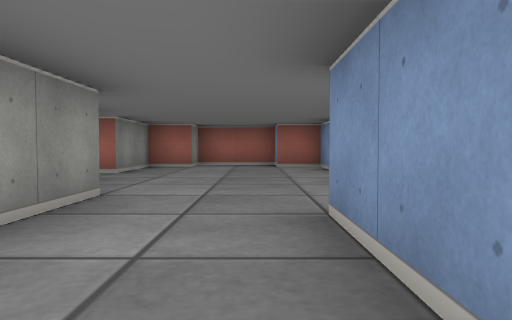
view 1 (above)

23 first-person views from a walk through a cub3D maze. The camera is about half as high as the walls, tilts 2° down and sees 70° across. The floor is counted in squares. Each view is taken from the middle of a square. On the plan, view 1 faces up. The plan holds only what a view shows up to about 9 squares ahead; the rest is blank.

view 2
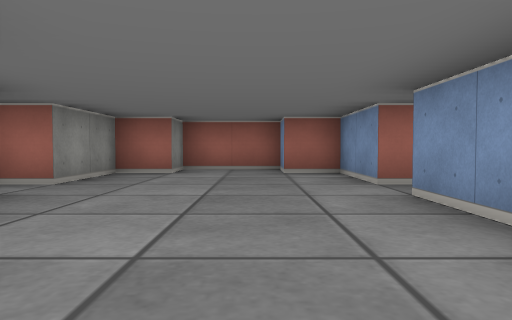

view 3
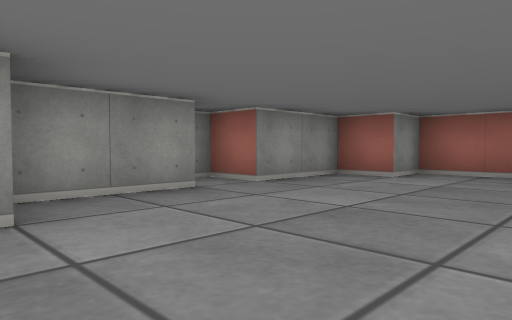

view 4
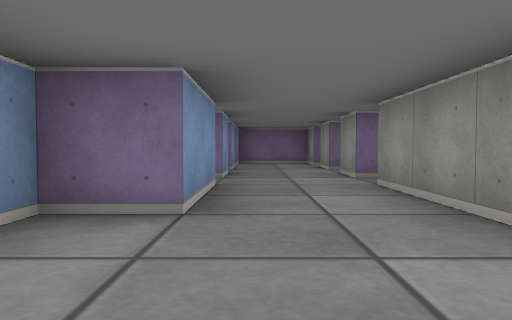

view 5
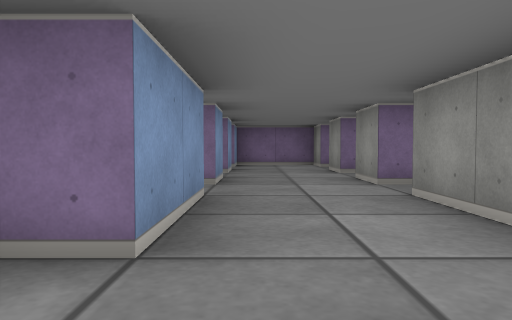

view 6
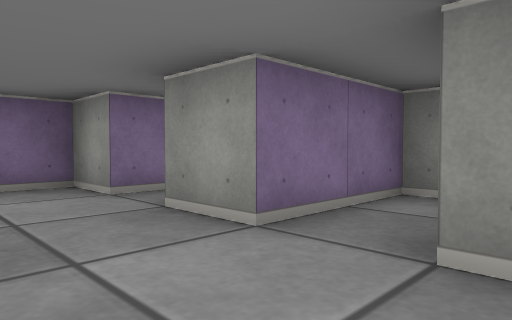

view 7
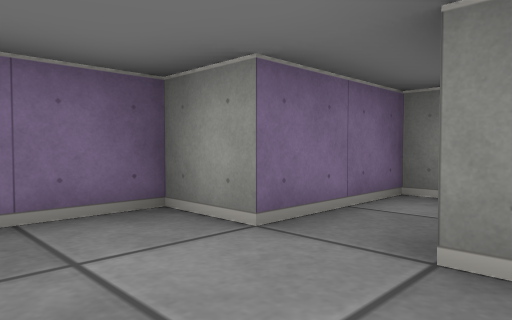

view 8
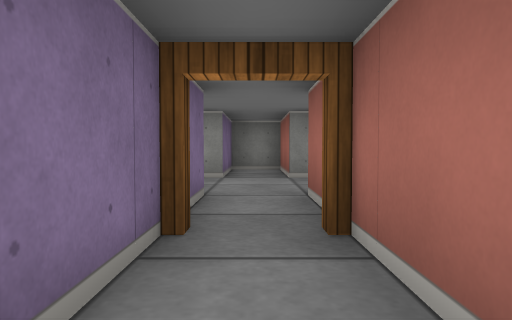

view 9
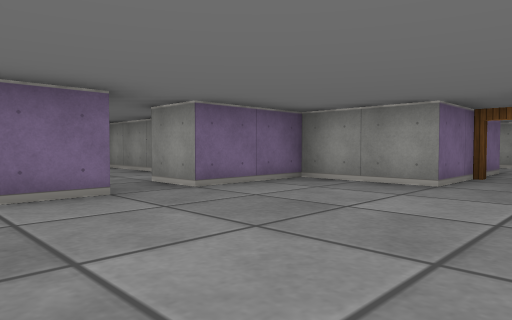

view 10
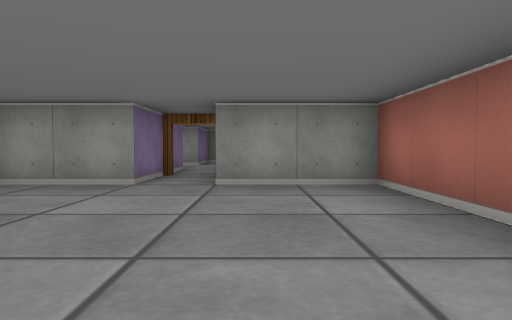

view 11
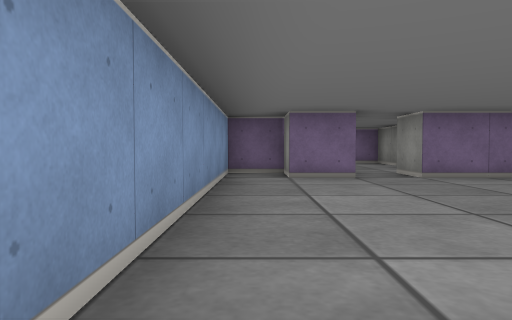

view 12
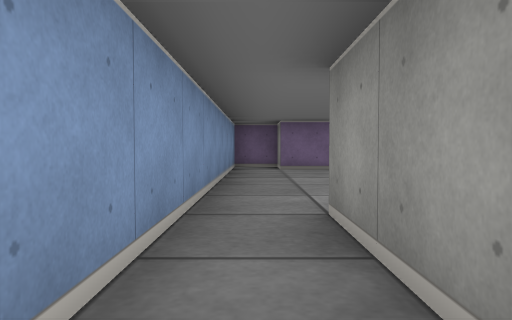

view 13
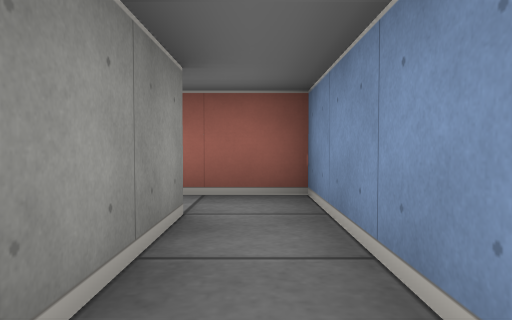

view 14
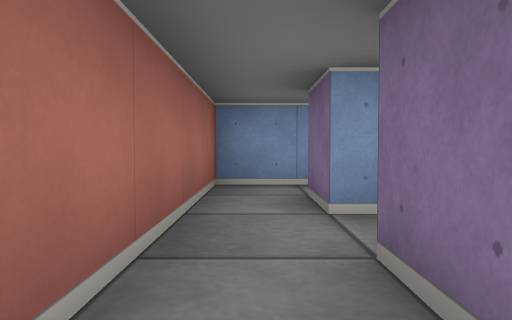

view 15
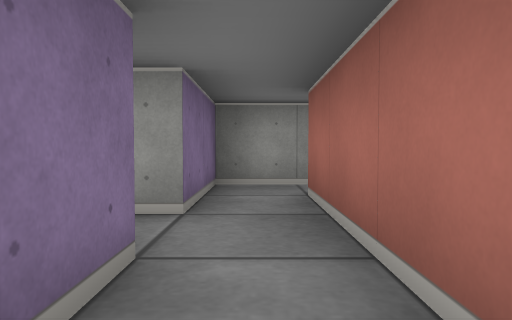

view 16
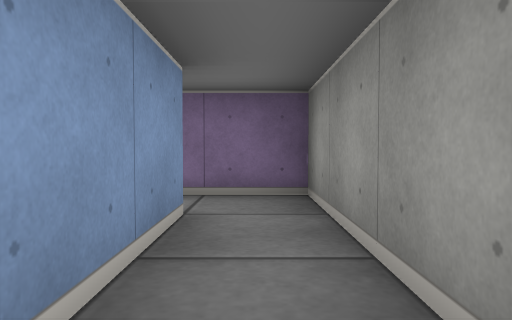

view 17
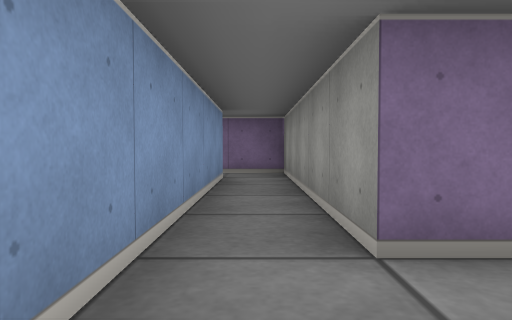

view 18
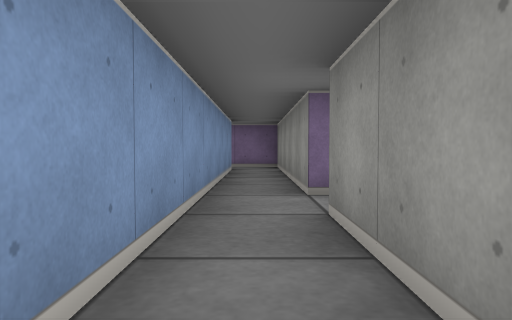

view 19
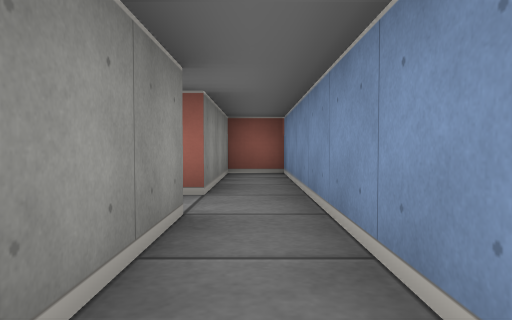

view 20
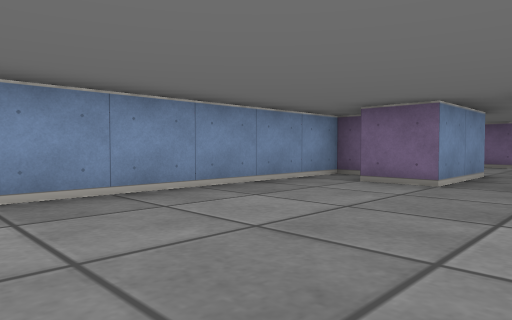

view 21
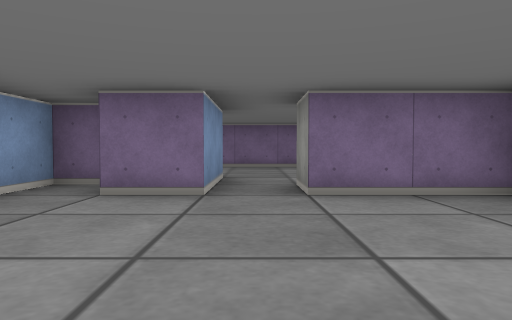

view 22
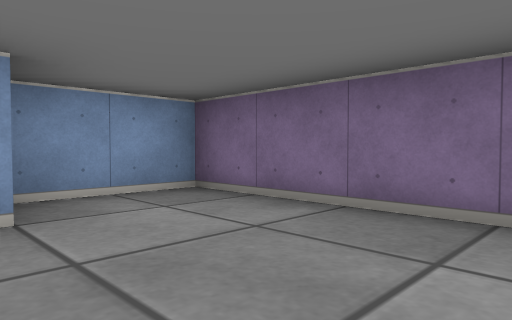

view 23
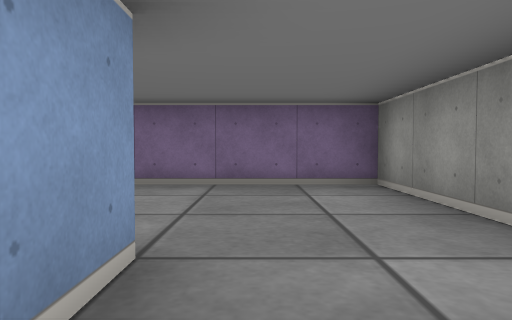

### Floor plan
Ten units are one square. View 1 is at (0, 0); x grows to the right and y downward. Boxes are objects, and circles mark ways between rooms. Rooms are numbered by the first view taken in them; rooms with no view inside come last. Other rooms are left out.
<svg viewBox="-41 -100 131 220">
<path fill="none" stroke="#000" d="M-15 -36 -15 -5M-25 -56 -25 -36M15 -65 15 -85 5 -85 5 -95 -15 -95 -15 -85 -25 -85 -25 -65 -35 -65 -35 -61M5 -5 5 -25 15 -25 15 -55M-20 5 -15 5M-15 5 -15 15M5 15 5 5M5 35 5 25M-36 25 -15 25 -15 35M59 15 35 15 35 35 20 35M65 74 65 65 75 65 75 75 85 75 85 15M21 45 35 45 35 65 55 65 55 75M65 -5 75 -5 75 15M45 -5 55 -5 55 -1M85 15 85 -15 45 -15M29 -55 35 -55 35 -5 45 -5M45 -15 45 -95 35 -95 35 -65 15 -65M65 86 65 74M45 91 45 115 85 115 85 96M-15 35 -35 35 -35 45 -15 45 -15 55 -4 55M4 45 21 45M20 35 5 35"/>
<circle cx="-5" cy="10" r="3" fill="#2a7"/>
<circle cx="25" cy="-60" r="3" fill="#2a7"/>
<circle cx="-5" cy="30" r="3" fill="#2a7"/>
<circle cx="80" cy="5" r="3" fill="#2a7"/>
<circle cx="60" cy="80" r="3" fill="#2a7"/>
<circle cx="20" cy="40" r="3" fill="#2a7"/>
<circle cx="50" cy="-10" r="3" fill="#2a7"/>
<text x="-10" y="-50">1</text>
<text x="-10" y="20">2</text>
<text x="60" y="40">3</text>
<text x="70" y="-10">4</text>
<text x="40" y="-50">5</text>
<text x="60" y="100">6</text>
<text x="-10" y="40">7</text>
</svg>
Room 1 opens to room 2. Room 1 opens to room 5. Room 2 opens to room 7. Room 3 opens to room 4. Room 3 opens to room 6. Room 3 opens to room 7. Room 4 opens to room 5.

Where each view was taken, in squares from view 1:
view 1: 0 up, 0 right, facing up
view 2: 2 up, 0 right, facing up
view 3: 3 up, 1 right, facing up-left
view 4: 5 up, 0 right, facing down
view 5: 4 up, 0 right, facing down
view 6: 1 down, 0 right, facing down-left
view 7: 3 down, 0 right, facing down-left
view 8: 4 down, 4 right, facing left
view 9: 3 down, 8 right, facing down-left
view 10: 3 down, 8 right, facing left
view 11: 1 down, 8 right, facing down
view 12: 1 up, 8 right, facing down
view 13: 2 down, 8 right, facing up
view 14: 1 up, 4 right, facing right
view 15: 1 up, 8 right, facing left
view 16: 4 up, 4 right, facing down
view 17: 7 up, 4 right, facing down
view 18: 9 up, 4 right, facing down
view 19: 3 up, 4 right, facing up
view 20: 2 down, 5 right, facing down-right
view 21: 3 down, 6 right, facing down
view 22: 9 down, 5 right, facing down-right
view 23: 7 down, 6 right, facing down
